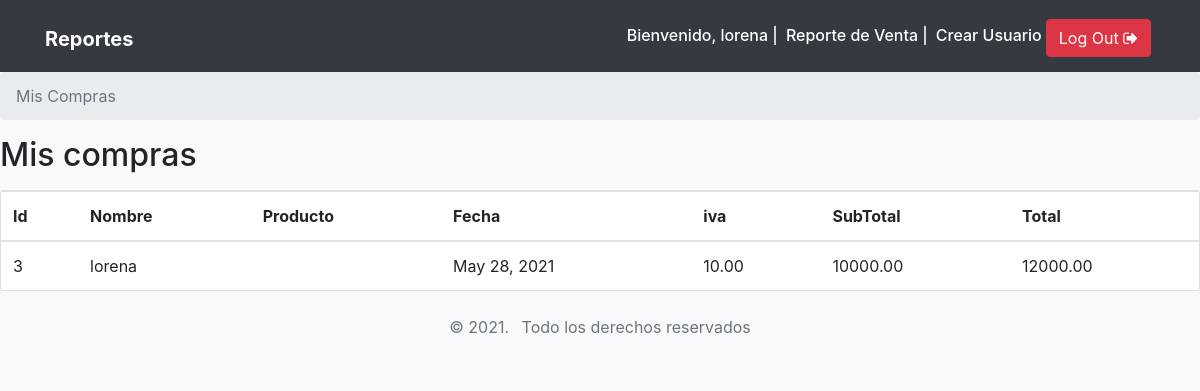
The app's page /mis_compras/ (signed in), older data.
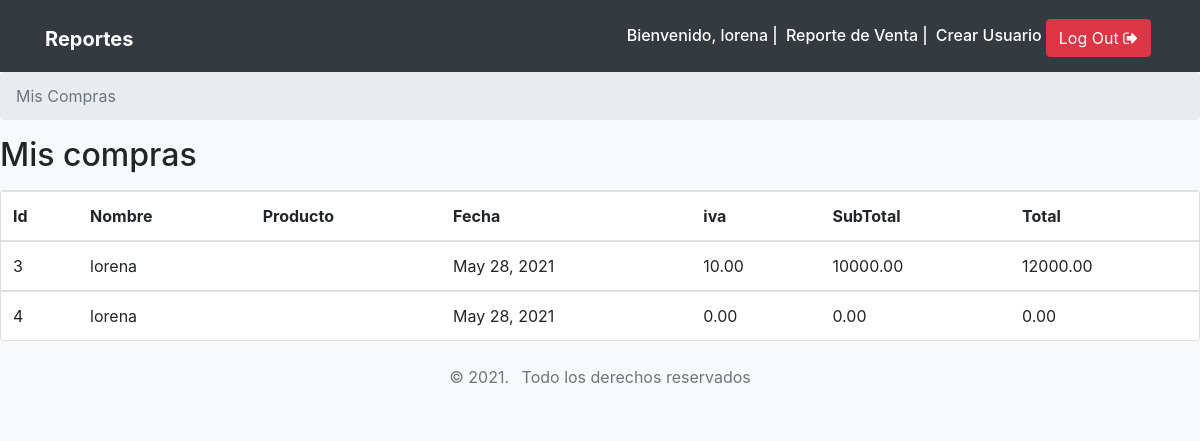
The same page, newer data.
### Usuario/models.py (models this page shows, shortened)
class Usuario(AbstractUser):
	imagen = models.ImageField(upload_to='usuario/%Y/%m/%d', null=True, blank=True)
	token = models.UUIDField(primary_key=False, editable=False, null=True, blank=True)

### tablero/models.py (models this page shows, shortened)
class Venta(models.Model):
	cliente = models.ForeignKey(Usuario, on_delete=models.CASCADE, related_name='venta')
	date_joined = models.DateField(default=datetime.now)
	subtotal = models.DecimalField(default=0.00, max_digits=9, decimal_places=2)
	iva = models.DecimalField(default=0.00, max_digits=9, decimal_places=2)
	total = models.DecimalField(default=0.00, max_digits=9, decimal_places=2)

### Usuario/views.py (the view)
# urls.py: path('mis_compras/', MisCompras.as_view(), name='MisCompras'),
class MisCompras(ListView):
	model = Venta
	template_name = 'usuario/mis_compras.html'
	context_object_name= 'compras'
	def get_queryset(self):
		queryset = self.request.user.venta \
			.select_related('cliente')
		return queryset

### Usuario/templates/usuario/mis_compras.html (shortened to what this page needs)
{% extends 'base.html' %}
{% block contenido %}
<nav>
	<ol class="breadcrumb">
		<li class="breadcrumb-item active">
			Mis Compras
		</li>
	</ol>
</nav>
<h2 class="mb-3">
	Mis compras
</h2>
<div class="card">
	<table class="table mb-0">
		<thead>
		<tr>
			<th>
				Id
			</th>
			<th>
				Nombre
			</th>
			<th>
				Producto
			</th>
			<th>
				Fecha
			</th>
			<th>
				iva
			</th>
			<th>
				SubTotal
			</th>
			<th>
				Total
			</th>
		</tr>
		</thead>
		{% for compra in compras %}
		<tbody>
				<td class="align-middle">
					{{compra.id}}
				</td>
				<td class="align-middle">
					{{compra.cliente.username}}
				</td>
				<td class="align-middle">
				</td>
				<td class="align-middle">
					{{compra.date_joined}}
				</td>
				<td class="align-middle">
					{{compra.iva}}
				</td>
				<td class="align-middle">
					{{compra.subtotal}}
				</td>
				<td class="align-middle">
					{{compra.total}}
				</td>
		</tbody>
		{% endfor %}
	</table>
</div>
{% endblock %}

### templates/base.html (shortened to what this page needs)
{% load static %}
<!doctype html>
<html lang="en">
<head>
{% block head %}
    <link rel="stylesheet" href="{% static 'lib/jquery-confirm-v3.3.4/jquery-confirm.min.css' %}">
      <link rel="stylesheet" href="{% static 'lib/datatables-1.10.20/css/dataTables.bootstrap4.min.css' %}"/>
    <link rel="stylesheet"
          href="{% static 'lib/datatables-1.10.20/plugins/responsive-2.2.3/css/responsive.bootstrap4.min.css' %}"/>
    <link rel="stylesheet" href="https://use.fontawesome.com/releases/v5.1.0/css/all.css">
    <link rel="stylesheet" href="https://maxcdn.bootstrapcdn.com/bootstrap/4.0.0-beta.2/css/bootstrap.min.css">
    <link rel="stylesheet" href="https://maxcdn.bootstrapcdn.com/font-awesome/4.7.0/css/font-awesome.min.css">
    <link rel="stylesheet" href="https://maxcdn.bootstrapcdn.com/font-awesome/4.7.0/css/font-awesome.min.css">
{% endblock %}
</head>
<body class="bg-light">
    <nav class="navbar navbar-expand-md navbar-dark bg-dark">
        <div class="container">
            <h1><a href="" class="navbar-brand">
            <strong>Reportes</strong></a></h1>
            <div class="collapse navbar-collapse justify-content-end " id="navbar">
                {% if not request.user.is_active %}
                <a href="" class="btn btn-info mt-1 mx-1">Leaderboard</a>
                <a href="{% url 'login' %}" class="btn btn-info mt-1"><i class="fa fa-sign-in" aria-hidden="true"></i> Log In</a>
                {% else %}
                <h6 class="text-white mt-2 mr-2">Bienvenido, {{ request.user.username }} | </h6>
                <h6 class="text-white mt-2 mr-2"><a href="{% url 'reporte_venta' %}" class="text-white">Reporte de Venta</a> |</h6>
                <h6 class="mt-2"><a href="{% url 'usuario_crear' %}" class="text-white">Crear Usuario</a></h6>
                <a href="{% url 'logout' %}" class="btn btn-danger mt-1 mx-1">Log Out <i class="fa fa-sign-out" aria-hidden="true"></i></a>
                {% endif %}
            </div>
        </div>
    </nav>
    {% block contenido %}
    {% endblock  %}
    <footer class="bg-light text-muted py-0">
        <div class="container py-4">
            <ul class="list-inline mb-0 text-center">
                <li class="list-inline-item">&copy; 2021.</li>
                <li class="list-inline-item">Todo los derechos reservados</li>
            </ul>
        </div>
    </footer>
</body>
</html>

Row changes from the older to the newer data that the page shows:
added Venta: id "4", cliente.username "lorena", date_joined "May 28, 2021", iva "0.00", subtotal "0.00", total "0.00"
